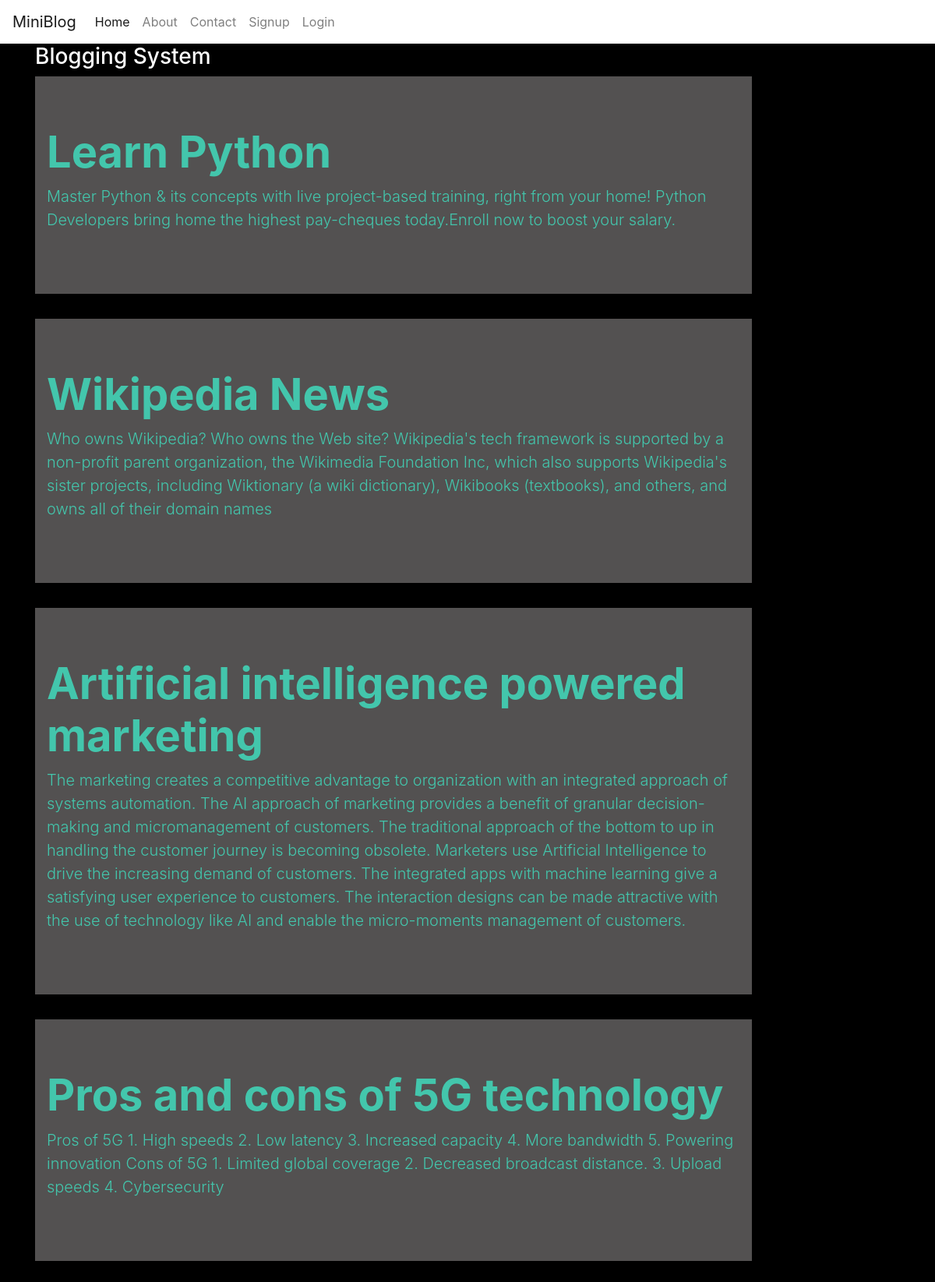
The page / on the database its author committed.
### blog/models.py (models this page shows)
class Post(models.Model):
    title = models.CharField(max_length=150)
    desc = models.TextField()

### blog/views.py (the view)
# urls.py: 2. Add a URL to urlpatterns:  path('', views.home, name='home')
def home(request):
    posts = Post.objects.all()
    return render(request, 'blog/home.html',{'posts':posts})

### blog/templates/blog/home.html
{% extends 'blog/base.html' %}
{% load static%}
{% block content%}
<div class="col-sm-10">
    <h3 class="text-white">Blogging System</h3>
    {%for post in posts%}
    <div class="jumbotron jumbotron-fluid jumbo-color">
        <div class="container">
            <h1 class="display-4 font-weight-bold">{{post.title}}</h1>
            <p class="lead">{{post.desc}}</p>
        </div>
    </div>
    {%endfor%}
</div>
{% endblock content%}

### blog/static/blog/css/style.css (style rules this page uses)
.jumbo-color { background-color:rgb(83,81,81); }

### rows shown on the page
Post: title "Learn Python", desc "Master Python & its concepts with live project-based training, right from your home! Python Developers bring home the highest pay-cheques today.Enroll now to boost your salary."
Post: title "Wikipedia News", desc "Who owns Wikipedia? Who owns the Web site? Wikipedia's tech framework is supported by a non-profit parent organization, the Wikimedia Foundation Inc, which also supports Wikipedia's sister projects, including Wiktionary (a wiki dictionary), Wikibooks (textbooks), and others, and owns all of their domain names"
Post: title "Artificial intelligence powered marketing", desc "The marketing creates a competitive advantage to organization with an integrated approach of systems automation. The AI approach of marketing provides a benefit of granular decision-making and micromanagement of customers. The traditional approach of the bottom to up in handling the customer journey is becoming obsolete. Marketers use Artificial Intelligence to drive the increasing demand of customers. The integrated apps with machine learning give a satisfying user experience to customers. The interaction designs can be made attractive with the use of technology like AI and enable the micro-moments management of customers."
Post: title "Pros and cons of 5G technology", desc "Pros of 5G 1. High speeds 2. Low latency 3. Increased capacity 4. More bandwidth 5. Powering innovation Cons of 5G 1. Limited global coverage 2. Decreased broadcast distance. 3. Upload speeds 4. Cybersecurity"
